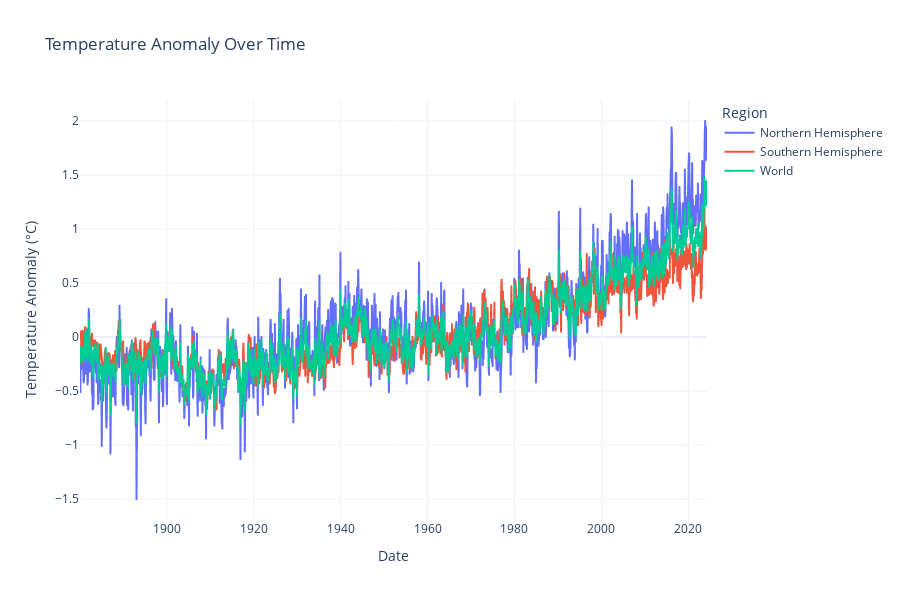

Notebook source saved alongside this figure:
### Markdown cell above
# Understanding the Impact of Electricity Generation on Climate Change and CO2 Emissions

Student names: Achraf Faress, Ian Hutcheson, Bram Koorstra, Richard Brante

Team number: J1

# Introduction

The discussion around climate change and global warming is dividing policy makers, scientists and the public. It is widely being recognized as a wicked problem, since there is no consensus on values and a lack of knowledge. There are some really different perspectives on this case and we will discuss the two most popular points of view.

The first perspective is all about the idea that humanity needs to take measures against global warming. This group would argue that mechanisms like extreme weather frequency, rising temperatures and melting ice caps are reasons to stand up against this climate change. To indicate this perspective we will give a confirmatory argument and an exploratory argument, both aided by visualizations based on data. Firstly, we will examine the rising temperatures and following we will analyze the data of CO2 emissions and energy sources to explore methods to mitigate the problem and show that humans indeed do have an impact.

The second perspective is a more skeptical one. This group tends to claim that the hype around climate change is very exaggerated. This does not mean that they deny the idea of climate change but they do lean more to a denial of the (large) impact humanity has on it. This group views climate change through the lens of it being a part of a historical and natural cycle. (... argumenten/visualisatie)

# Perspective 1

As mentioned earlier, this perspective is about the fact that there is a need to make the transition from fossil fuel-based electricity
generation to renewable energy sources to reduce CO2 emissions. We will give a confirmatory argument where we show how the temperature anomalies raised to higher temperatures over the last 150 years for the Northern and Southern hemispheres. We will also give an exploratory argument where we will compare the amount of energy produced with fossil fuels and the emission of CO2 and show these influence the climate change and humans are the ones responsible for this problem and its solution. 

# Argument 1

A big part of climate change is global warming, the global increase in temperature. What you can see below is a graph of the temperature anomalies over the last 150 years for the Northern en Southern hemispheres where the line for the world is a combination of the two. This shows that, especially in the last 60 years, temperatures have been increasing.

### Code cell
# Import packages ACHRAF IS HIER
import pandas as pd
import plotly.express as px
import seaborn as sns
import plotly.graph_objs as go
import plotly.express as px
import pandas as pd

from plotly.offline import init_notebook_mode
init_notebook_mode(connected=True)

file_path = '../../datasets/climate2.csv'  
df = pd.read_csv(file_path)

df.columns = df.columns.str.strip()

df['Date'] = pd.to_datetime(df['Date'])

fig = px.line(df, x='Date', y='Temperature anomaly', color='Entity',
              labels={
                  'Date': 'Date',
                  'Temperature anomaly': 'Temperature Anomaly (°C)',
                  'Entity': 'Region'
              },
              title='Temperature Anomaly Over Time')

fig.update_layout(
    xaxis_title='Date',
    yaxis_title='Temperature Anomaly (°C)',
    legend_title='Region',
    template='plotly_white',
    height=600,
)

fig.show()

### Figure 1 — Plotly figure (JSON) as saved in the notebook; plotly's stock layout.template omitted (floating-point values rounded to 4 significant figures; data arrays with more than 128 entries replaced by an {"elided": "..."} marker saying what was removed)
{"data": [{"hovertemplate": "Region=Northern Hemisphere<br>Date=%{x}<br>Temperature Anomaly (°C)=%{y}<extra></extra>", "legendgroup": "Northern Hemisphere", "line": {"color": "#636efa", "dash": "solid"}, "marker": {"symbol": "circle"}, "mode": "lines", "name": "Northern Hemisphere", "showlegend": true, "type": "scattergl", "x": {"elided": "1732 str values"}, "xaxis": "x", "y": {"elided": "1732 float values"}, "yaxis": "y"}, {"hovertemplate": "Region=Southern Hemisphere<br>Date=%{x}<br>Temperature Anomaly (°C)=%{y}<extra></extra>", "legendgroup": "Southern Hemisphere", "line": {"color": "#EF553B", "dash": "solid"}, "marker": {"symbol": "circle"}, "mode": "lines", "name": "Southern Hemisphere", "showlegend": true, "type": "scattergl", "x": {"elided": "1732 str values"}, "xaxis": "x", "y": {"elided": "1732 float values"}, "yaxis": "y"}, {"hovertemplate": "Region=World<br>Date=%{x}<br>Temperature Anomaly (°C)=%{y}<extra></extra>", "legendgroup": "World", "line": {"color": "#00cc96", "dash": "solid"}, "marker": {"symbol": "circle"}, "mode": "lines", "name": "World", "showlegend": true, "type": "scattergl", "x": {"elided": "1732 str values"}, "xaxis": "x", "y": {"elided": "1732 float values"}, "yaxis": "y"}], "layout": {"height": 600, "legend": {"title": {"text": "Region"}, "tracegroupgap": 0}, "title": {"text": "Temperature Anomaly Over Time"}, "xaxis": {"anchor": "y", "domain": [0, 1], "title": {"text": "Date"}}, "yaxis": {"anchor": "x", "domain": [0, 1], "title": {"text": "Temperature Anomaly (°C)"}}}}
